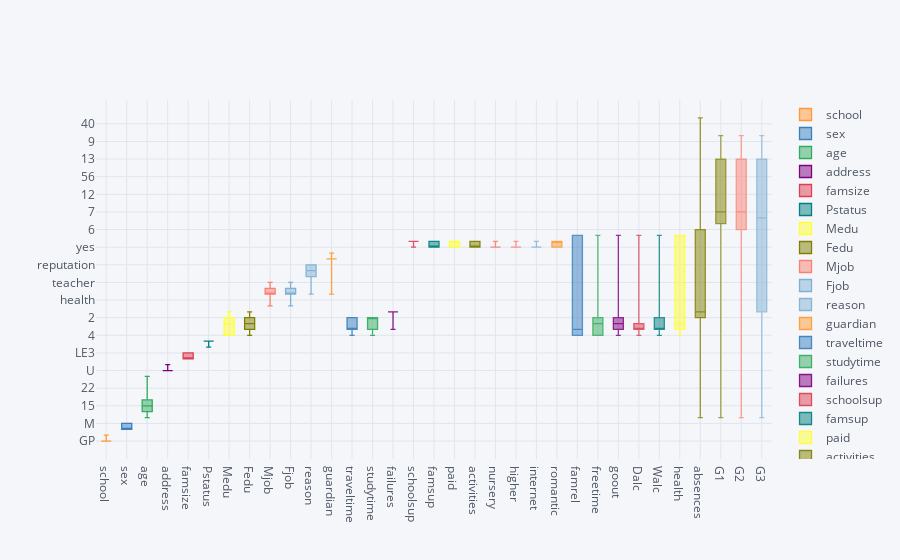

Source (notebook cell):
### Code cell
stud.iplot(kind='box')

### Figure 1 — Plotly figure (JSON) as saved in the notebook; plotly's stock layout.template omitted (floating-point values rounded to 4 significant figures; data arrays with more than 128 entries replaced by an {"elided": "..."} marker saying what was removed)
{"data": [{"boxpoints": false, "line": {"width": 1.3}, "marker": {"color": "rgba(255, 153, 51, 1.0)"}, "name": "school", "orientation": "v", "y": {"elided": "395 str values"}, "type": "box"}, {"boxpoints": false, "line": {"width": 1.3}, "marker": {"color": "rgba(55, 128, 191, 1.0)"}, "name": "sex", "orientation": "v", "y": {"elided": "395 str values"}, "type": "box"}, {"boxpoints": false, "line": {"width": 1.3}, "marker": {"color": "rgba(50, 171, 96, 1.0)"}, "name": "age", "orientation": "v", "y": {"elided": "395 int values"}, "type": "box"}, {"boxpoints": false, "line": {"width": 1.3}, "marker": {"color": "rgba(128, 0, 128, 1.0)"}, "name": "address", "orientation": "v", "y": {"elided": "395 str values"}, "type": "box"}, {"boxpoints": false, "line": {"width": 1.3}, "marker": {"color": "rgba(219, 64, 82, 1.0)"}, "name": "famsize", "orientation": "v", "y": {"elided": "395 str values"}, "type": "box"}, {"boxpoints": false, "line": {"width": 1.3}, "marker": {"color": "rgba(0, 128, 128, 1.0)"}, "name": "Pstatus", "orientation": "v", "y": {"elided": "395 str values"}, "type": "box"}, {"boxpoints": false, "line": {"width": 1.3}, "marker": {"color": "rgba(255, 255, 51, 1.0)"}, "name": "Medu", "orientation": "v", "y": {"elided": "395 int values"}, "type": "box"}, {"boxpoints": false, "line": {"width": 1.3}, "marker": {"color": "rgba(128, 128, 0, 1.0)"}, "name": "Fedu", "orientation": "v", "y": {"elided": "395 int values"}, "type": "box"}, {"boxpoints": false, "line": {"width": 1.3}, "marker": {"color": "rgba(251, 128, 114, 1.0)"}, "name": "Mjob", "orientation": "v", "y": {"elided": "395 str values"}, "type": "box"}, {"boxpoints": false, "line": {"width": 1.3}, "marker": {"color": "rgba(128, 177, 211, 1.0)"}, "name": "Fjob", "orientation": "v", "y": {"elided": "395 str values"}, "type": "box"}, {"boxpoints": false, "line": {"width": 1.3}, "marker": {"color": "rgba(128, 177, 211, 0.8999999999999999)"}, "name": "reason", "orientation": "v", "y": {"elided": "395 str values"}, "type": "box"}, {"boxpoints": false, "line": {"width": 1.3}, "marker": {"color": "rgba(255, 153, 51, 0.8999999999999999)"}, "name": "guardian", "orientation": "v", "y": {"elided": "395 str values"}, "type": "box"}, {"boxpoints": false, "line": {"width": 1.3}, "marker": {"color": "rgba(55, 128, 191, 0.8999999999999999)"}, "name": "traveltime", "orientation": "v", "y": {"elided": "395 int values"}, "type": "box"}, {"boxpoints": false, "line": {"width": 1.3}, "marker": {"color": "rgba(50, 171, 96, 0.8999999999999999)"}, "name": "studytime", "orientation": "v", "y": {"elided": "395 int values"}, "type": "box"}, {"boxpoints": false, "line": {"width": 1.3}, "marker": {"color": "rgba(128, 0, 128, 0.8999999999999999)"}, "name": "failures", "orientation": "v", "y": {"elided": "395 int values"}, "type": "box"}, {"boxpoints": false, "line": {"width": 1.3}, "marker": {"color": "rgba(219, 64, 82, 0.8999999999999999)"}, "name": "schoolsup", "orientation": "v", "y": {"elided": "395 str values"}, "type": "box"}, {"boxpoints": false, "line": {"width": 1.3}, "marker": {"color": "rgba(0, 128, 128, 0.8999999999999999)"}, "name": "famsup", "orientation": "v", "y": {"elided": "395 str values"}, "type": "box"}, {"boxpoints": false, "line": {"width": 1.3}, "marker": {"color": "rgba(255, 255, 51, 0.8999999999999999)"}, "name": "paid", "orientation": "v", "y": {"elided": "395 str values"}, "type": "box"}, {"boxpoints": false, "line": {"width": 1.3}, "marker": {"color": "rgba(128, 128, 0, 0.8999999999999999)"}, "name": "activities", "orientation": "v", "y": {"elided": "395 str values"}, "type": "box"}, {"boxpoints": false, "line": {"width": 1.3}, "marker": {"color": "rgba(251, 128, 114, 0.8999999999999999)"}, "name": "nursery", "orientation": "v", "y": {"elided": "395 str values"}, "type": "box"}, {"boxpoints": false, "line": {"width": 1.3}, "marker": {"color": "rgba(251, 128, 114, 0.7999999999999998)"}, "name": "higher", "orientation": "v", "y": {"elided": "395 str values"}, "type": "box"}, {"boxpoints": false, "line": {"width": 1.3}, "marker": {"color": "rgba(128, 177, 211, 0.7999999999999998)"}, "name": "internet", "orientation": "v", "y": {"elided": "395 str values"}, "type": "box"}, {"boxpoints": false, "line": {"width": 1.3}, "marker": {"color": "rgba(255, 153, 51, 0.7999999999999998)"}, "name": "romantic", "orientation": "v", "y": {"elided": "395 str values"}, "type": "box"}, {"boxpoints": false, "line": {"width": 1.3}, "marker": {"color": "rgba(55, 128, 191, 0.7999999999999998)"}, "name": "famrel", "orientation": "v", "y": {"elided": "395 int values"}, "type": "box"}, {"boxpoints": false, "line": {"width": 1.3}, "marker": {"color": "rgba(50, 171, 96, 0.7999999999999998)"}, "name": "freetime", "orientation": "v", "y": {"elided": "395 int values"}, "type": "box"}, {"boxpoints": false, "line": {"width": 1.3}, "marker": {"color": "rgba(128, 0, 128, 0.7999999999999998)"}, "name": "goout", "orientation": "v", "y": {"elided": "395 int values"}, "type": "box"}, {"boxpoints": false, "line": {"width": 1.3}, "marker": {"color": "rgba(219, 64, 82, 0.7999999999999998)"}, "name": "Dalc", "orientation": "v", "y": {"elided": "395 int values"}, "type": "box"}, {"boxpoints": false, "line": {"width": 1.3}, "marker": {"color": "rgba(0, 128, 128, 0.7999999999999998)"}, "name": "Walc", "orientation": "v", "y": {"elided": "395 int values"}, "type": "box"}, {"boxpoints": false, "line": {"width": 1.3}, "marker": {"color": "rgba(255, 255, 51, 0.7999999999999998)"}, "name": "health", "orientation": "v", "y": {"elided": "395 int values"}, "type": "box"}, {"boxpoints": false, "line": {"width": 1.3}, "marker": {"color": "rgba(128, 128, 0, 0.7999999999999998)"}, "name": "absences", "orientation": "v", "y": {"elided": "395 int values"}, "type": "box"}, {"boxpoints": false, "line": {"width": 1.3}, "marker": {"color": "rgba(128, 128, 0, 0.7)"}, "name": "G1", "orientation": "v", "y": {"elided": "395 int values"}, "type": "box"}, {"boxpoints": false, "line": {"width": 1.3}, "marker": {"color": "rgba(251, 128, 114, 0.7)"}, "name": "G2", "orientation": "v", "y": {"elided": "395 int values"}, "type": "box"}, {"boxpoints": false, "line": {"width": 1.3}, "marker": {"color": "rgba(128, 177, 211, 0.7)"}, "name": "G3", "orientation": "v", "y": {"elided": "395 int values"}, "type": "box"}], "layout": {"legend": {"bgcolor": "#F5F6F9", "font": {"color": "#4D5663"}}, "paper_bgcolor": "#F5F6F9", "plot_bgcolor": "#F5F6F9", "title": {"font": {"color": "#4D5663"}}, "xaxis": {"gridcolor": "#E1E5ED", "showgrid": true, "tickfont": {"color": "#4D5663"}, "title": {"font": {"color": "#4D5663"}, "text": ""}, "zerolinecolor": "#E1E5ED"}, "yaxis": {"gridcolor": "#E1E5ED", "showgrid": true, "tickfont": {"color": "#4D5663"}, "title": {"font": {"color": "#4D5663"}, "text": ""}, "zerolinecolor": "#E1E5ED"}}}
